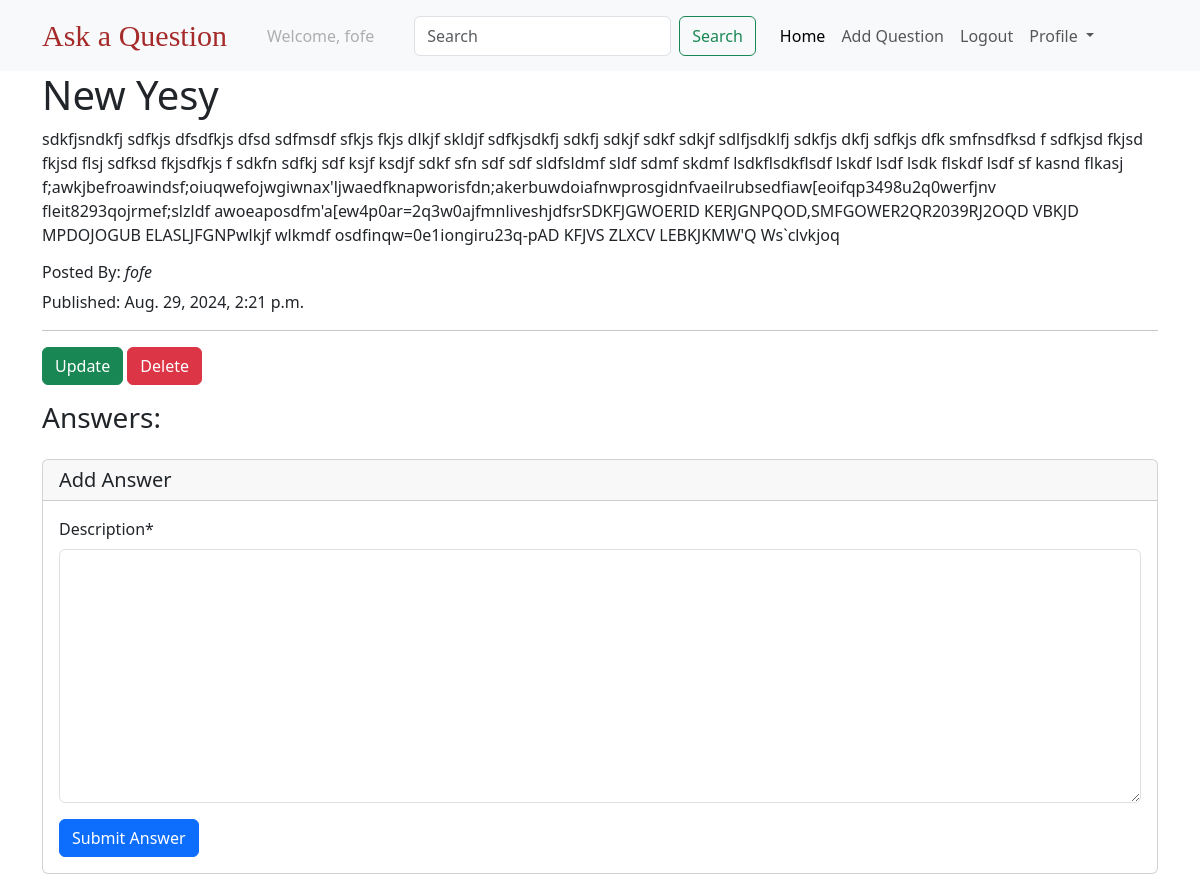
/question/new-yesy/ (signed in), run on an earlier commit of the app's database.
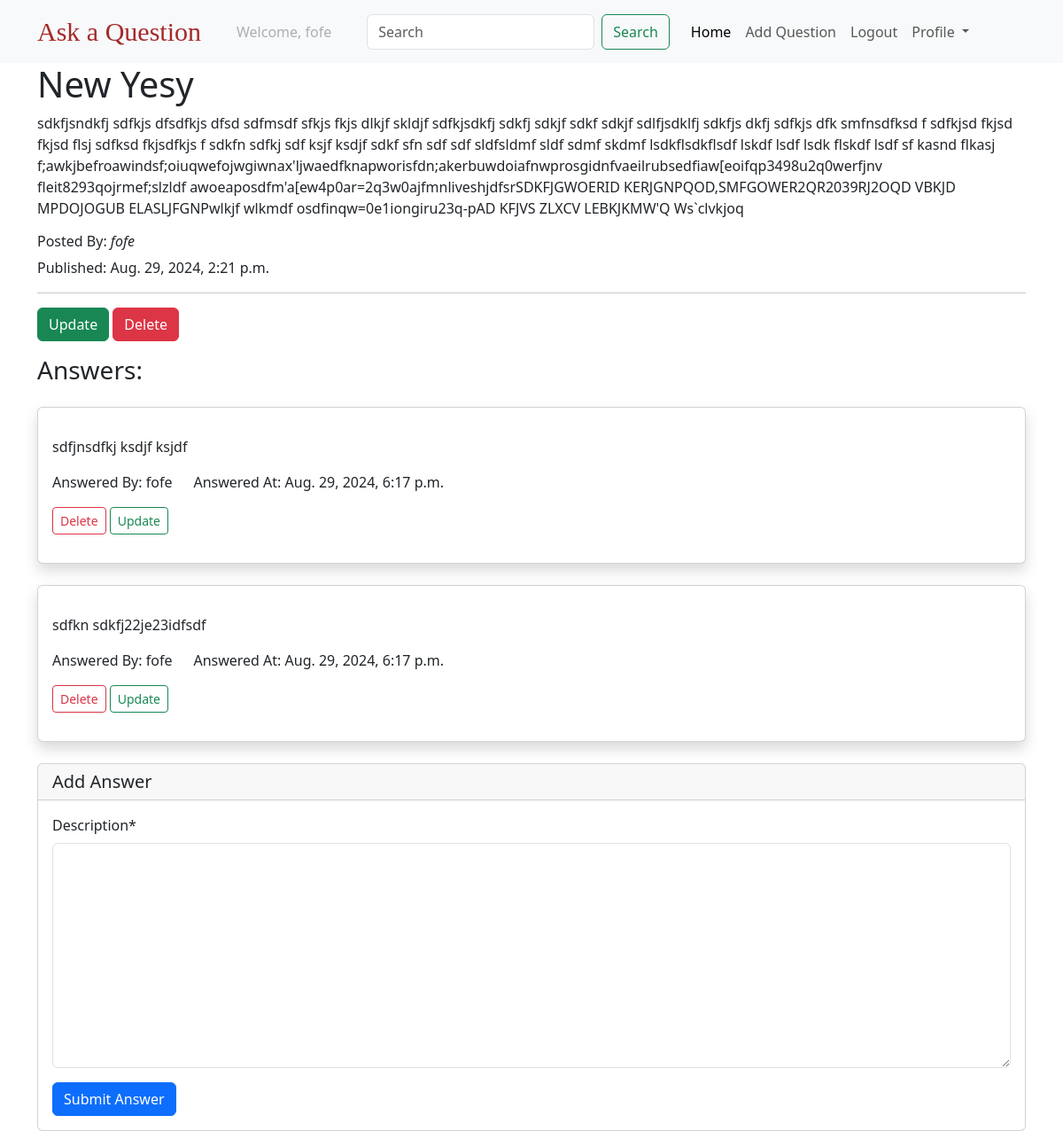
And on a later commit of the database.
### questions/models.py (models this page shows, shortened)
class Answer(models.Model):
    created_at = models.DateTimeField(auto_now_add=True)
    description = models.TextField()
    question = models.ForeignKey(Question, on_delete=models.CASCADE,
                                 related_name="answers")
    author = models.ForeignKey(settings.AUTH_USER_MODEL,
                               on_delete=models.CASCADE)

### users/models.py (models this page shows)
class CustomUser(AbstractUser):
    pass

### questions/views.py (the view)
# urls.py: path('question/<slug:slug>/', question_details, name='qdetails'),
@login_required
def question_details(request, slug):
    question = get_object_or_404(Question, slug=slug)
    answer_list = Answer.objects.filter(question=question)
    if request.method == "POST":
        form = AnswerForm(request.POST)
        if form.is_valid():
            answer = form.save(commit=False)
            answer.question = question
            answer.author = request.user
            answer = form.save()
            answer_count.inc()
            return redirect('qdetails', slug=question.slug)
    else:
        form = AnswerForm()
    return render(request, 'QDetails.html', {'question': question, 'answer_list': answer_list, 'form': form, 'answer_count': answer_count})

### questions/forms.py
class AnswerForm(forms.ModelForm):
    class Meta:
        model = Answer
        fields = ['description']

### templates/QDetails.html (shortened to what this page needs)
{% extends 'base.html' %}
{% load crispy_forms_tags%}
{% block body %}
    <div class="container">
        <h1>{{ question.title }}</h1>
        <p>{{ question.body }}</p>
        <h6>Posted By: <i>{{ question.author }} </i></h6>
        <p>Published: {{ question.created_at  }}</p>
        <hr>
        {% if request.user == question.author %}
        <a href="{% url 'update_question' question.slug %}" class="btn btn-success">Update</a>
        <a href="{% url 'delete_question' question.slug %}" class="btn btn-danger">Delete</a>
        {% endif %}
    </div>
    <div class="container">
        <h3 class="mt-3">Answers:</h3>
        {% for answers in answer_list %}
            <div class="card mt-4 py-3 shadow">
                <div class="card-body">
                    <p class="card-text">{{answers.description}}</p>
                    <div class="row">
                        <div class="col col-md-auto">
                            Answered By: {{ answers.author.username }}
                        </div>
                        <div class="col col-md-auto">
                            Answered At: {{ answers.created_at}}
                        </div>
                    </div>
                    {% if request.user == answers.author %}
                    <a href="{% url 'delete_answer' answers.id %}" class="btn btn-outline-danger btn-sm mt-3">Delete</a>
                    <a href="{% url 'update_answer' answers.id %}" class="btn btn-outline-success btn-sm mt-3">Update</a>
                    {% endif %}
                </div>
            </div>
        {% endfor %}
    </div>
    <div class="container">
        <div class="card mt-4">
            <form method="post" novalidate>
                <h5 class="card-header">Add Answer</h5>
                <div class="card-body">
                    {{ form|crispy }}
                    <input type="submit" value="Submit Answer" class="btn btn-primary">
                </div>
            </form>
        </div>
    </div>
{% endblock  %}

What changed in the data, as far as the page shows it:
added Answer: description "sdfjnsdfkj ksdjf ksjdf", author.username "fofe", created_at "Aug. 29, 2024, 6:17 p.m.", shows "Delete"
added Answer: description "sdfkn sdkfj22je23idfsdf", author.username "fofe", created_at "Aug. 29, 2024, 6:17 p.m.", shows "Delete"
